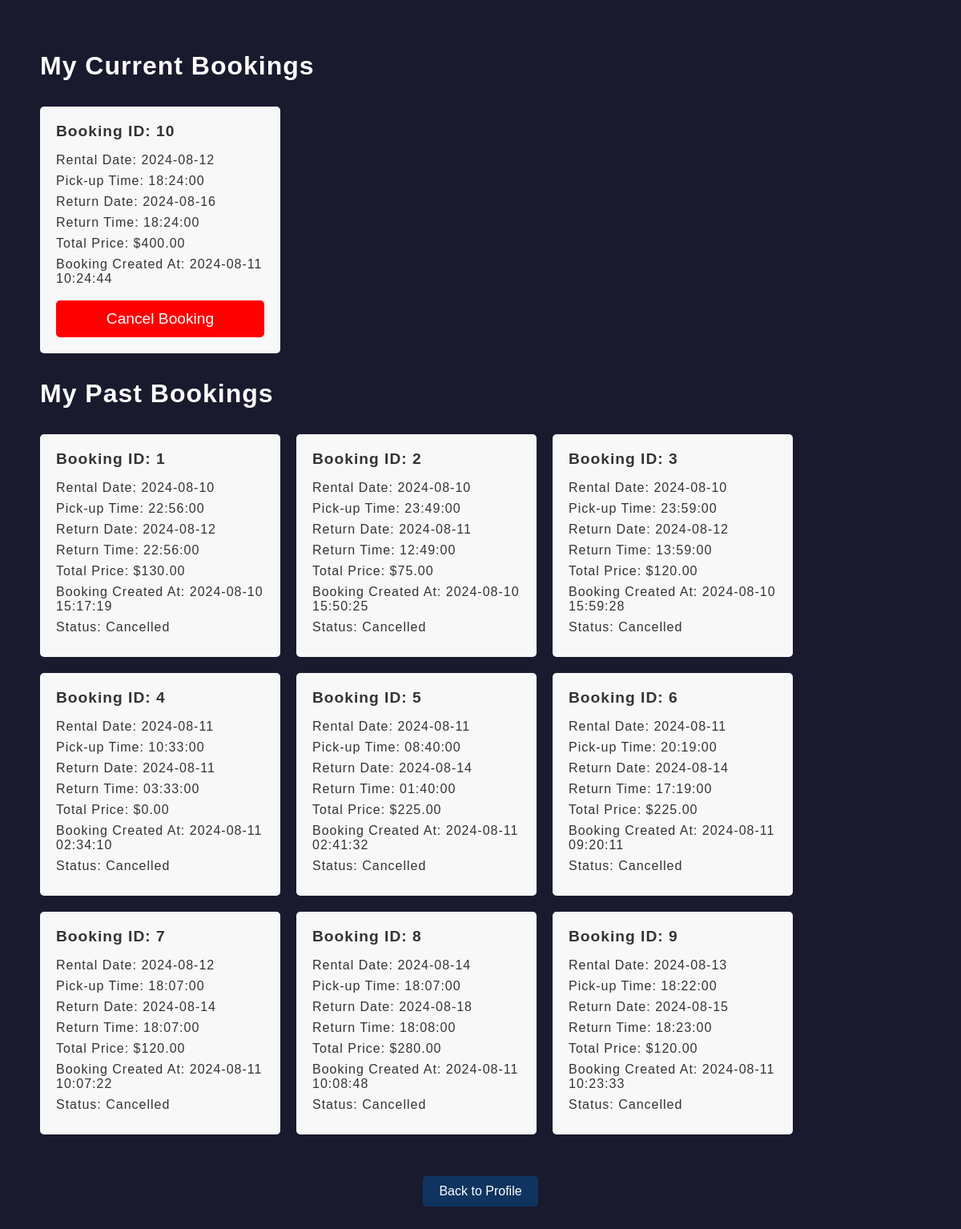
The page /mybooking.php (signed in) on the database its author committed.
### tables this page shows
CREATE TABLE `rentals` (
  `rental_id` int(11) NOT NULL,
  `customer_id` int(11) DEFAULT NULL,
  `car_id` int(11) DEFAULT NULL,
  `emp_id` int(11) DEFAULT NULL,
  `rental_date` date DEFAULT NULL,
  `pickup_time` time DEFAULT NULL,
  `return_date` date DEFAULT NULL,
  `return_time` time DEFAULT NULL,
  `total_price` decimal(10,2) DEFAULT NULL,
  `discount_id` int(11) DEFAULT NULL,
  `status` enum('reserved','completed','cancelled') DEFAULT NULL,
  `created_at` timestamp NOT NULL DEFAULT current_timestamp(),
  `updated_at` timestamp NOT NULL DEFAULT current_timestamp() ON UPDATE current_timestamp(),
  `payment_method` varchar(50) DEFAULT NULL,
  `card_number` varchar(20) DEFAULT NULL,
  `card_name` varchar(100) DEFAULT NULL
);

### mybooking.php (the view, shortened to what this page needs)
<?php
require 'db_connection.php';
$customer_id = $_SESSION['customer_id'];
$current_bookings_query = "SELECT r.*, r.created_at
                          FROM Rentals r
                          WHERE r.customer_id = ? AND r.status = 'reserved'";
$stmt = $conn->prepare($current_bookings_query);
$stmt->bind_param("i", $customer_id);
$stmt->execute();
$current_bookings = $stmt->get_result()->fetch_all(MYSQLI_ASSOC);
$past_bookings_query = "SELECT r.*, r.created_at
                       FROM Rentals r
                       WHERE r.customer_id = ? AND (r.status = 'completed' OR r.status = 'cancelled')";
$stmt = $conn->prepare($past_bookings_query);
$stmt->bind_param("i", $customer_id);
$stmt->execute();
$past_bookings = $stmt->get_result()->fetch_all(MYSQLI_ASSOC);
?>
<!DOCTYPE html>
<html lang="en">
<head>
    <link rel="stylesheet" href="stylesheet.css">
</head>
<body>
    <div class="container my-bookings">
        <h2>My Current Bookings</h2>
        <div class="bookings">
            <?php if (!empty($current_bookings)) : ?>
                <?php foreach ($current_bookings as $booking) : ?>
                    <div class="booking">
                        <h3>Booking ID: <?php echo $booking['rental_id']; ?></h3>
                        <p>Rental Date: <?php echo $booking['rental_date']; ?></p>
                        <p>Pick-up Time: <?php echo $booking['pickup_time']; ?></p>
                        <p>Return Date: <?php echo $booking['return_date']; ?></p>
                        <p>Return Time: <?php echo $booking['return_time']; ?></p>
                        <p>Total Price: $<?php echo $booking['total_price']; ?></p>
                        <p>Booking Created At: <?php echo $booking['created_at']; ?></p>
                        <form action="cancel_booking.php" method="post">
                            <input type="submit" name="cancel_booking" value="Cancel Booking" class="btn-cancel">
                        </form>
                    </div>
                <?php endforeach; ?>
            <?php else : ?>
                <p>No current bookings.</p>
            <?php endif; ?>
        </div>
        <h2>My Past Bookings</h2>
        <div class="bookings">
            <?php if (!empty($past_bookings)) : ?>
                <?php foreach ($past_bookings as $booking) : ?>
                    <div class="booking">
                        <h3>Booking ID: <?php echo $booking['rental_id']; ?></h3>
                        <p>Rental Date: <?php echo $booking['rental_date']; ?></p>
                        <p>Pick-up Time: <?php echo $booking['pickup_time']; ?></p>
                        <p>Return Date: <?php echo $booking['return_date']; ?></p>
                        <p>Return Time: <?php echo $booking['return_time']; ?></p>
                        <p>Total Price: $<?php echo $booking['total_price']; ?></p>
                        <p>Booking Created At: <?php echo $booking['created_at']; ?></p>
                        <p>Status: <?php echo ucfirst($booking['status']); ?></p>
                    </div>
                <?php endforeach; ?>
            <?php else : ?>
                <p>No past bookings.</p>
            <?php endif; ?>
        </div>
        <div class="back-to-profile">
            <a href="profile.php"><button>Back to Profile</button></a>
        </div>
    </div>
</body>
</html>

### stylesheet.css (style rules this page uses)
* { margin: 0; padding: 0; box-sizing: border-box; }
:root { --background: #1a1a2e; --color: #ffffff; --primary-color: #0f3460; --secondary-color: #0c2646; --light-background: #f8f8f8; --dark-background: #333; }
body { margin: 0; box-sizing: border-box; font-family: "Poppins", sans-serif; background: var(--background); color: var(--color); letter-spacing: 1px; transition: background 0.2s ease; }
a { text-decoration: none; color: var(--color); }
h1, h2, h3 { margin-bottom: 1rem; }
.container { max-width: 1100px; margin: 0 auto; padding: 0 20px; }
button { background-color: var(--secondary-color); color: var(--color); border: none; padding: 15px 25px; cursor: pointer; transition: background 0.3s ease; margin-top: 20px; border-radius: 5px; font-size: 16px; }
.my-bookings { padding: 4rem 0; }
.my-bookings h2 { font-size: 2rem; margin-bottom: 2rem; color: var(--color); }
.bookings { display: flex; flex-wrap: wrap; gap: 20px; margin-bottom: 2rem; }
.booking { background: var(--light-background); color: var(--dark-background); border: 1px solid var(--border-color); border-radius: 5px; padding: 20px; width: 100%; max-width: 300px; }
.booking h3 { margin-bottom: 1rem; font-size: 1.2rem; }
.booking p { margin-bottom: 0.5rem; }
.booking form { display: flex; justify-content: center; }
.back-to-profile { text-align: center; margin-top: 2rem; }
.back-to-profile button { background: var(--primary-color); color: var(--color); border: none; padding: 10px 20px; border-radius: 5px; cursor: pointer; transition: background 0.3s; }
.btn-cancel { display: block; width: 100%; padding: 12px; background-color: red; color: var(--color); border: none; border-radius: 5px; text-align: center; margin-top: 10px; font-size: 1.2rem; cursor: pointer; transition: background-color 0.3s, transform 0.2s; }

### rows shown on the page
rentals: rental_id "10", rental_date "2024-08-12", pickup_time "18:24:00", return_date "2024-08-16", return_time "18:24:00", total_price "400.00", created_at "2024-08-11 10:24:44"
rentals: rental_id "1", rental_date "2024-08-10", pickup_time "22:56:00", return_date "2024-08-12", return_time "22:56:00", total_price "130.00", created_at "2024-08-10 15:17:19", status "Cancelled"
rentals: rental_id "2", rental_date "2024-08-10", pickup_time "23:49:00", return_date "2024-08-11", return_time "12:49:00", total_price "75.00", created_at "2024-08-10 15:50:25", status "Cancelled"
rentals: rental_id "3", rental_date "2024-08-10", pickup_time "23:59:00", return_date "2024-08-12", return_time "13:59:00", total_price "120.00", created_at "2024-08-10 15:59:28", status "Cancelled"
rentals: rental_id "4", rental_date "2024-08-11", pickup_time "10:33:00", return_date "2024-08-11", return_time "03:33:00", total_price "0.00", created_at "2024-08-11 02:34:10", status "Cancelled"
rentals: rental_id "5", rental_date "2024-08-11", pickup_time "08:40:00", return_date "2024-08-14", return_time "01:40:00", total_price "225.00", created_at "2024-08-11 02:41:32", status "Cancelled"
rentals: rental_id "6", rental_date "2024-08-11", pickup_time "20:19:00", return_date "2024-08-14", return_time "17:19:00", total_price "225.00", created_at "2024-08-11 09:20:11", status "Cancelled"
rentals: rental_id "7", rental_date "2024-08-12", pickup_time "18:07:00", return_date "2024-08-14", return_time "18:07:00", total_price "120.00", created_at "2024-08-11 10:07:22", status "Cancelled"
rentals: rental_id "8", rental_date "2024-08-14", pickup_time "18:07:00", return_date "2024-08-18", return_time "18:08:00", total_price "280.00", created_at "2024-08-11 10:08:48", status "Cancelled"
rentals: rental_id "9", rental_date "2024-08-13", pickup_time "18:22:00", return_date "2024-08-15", return_time "18:23:00", total_price "120.00", created_at "2024-08-11 10:23:33", status "Cancelled"
